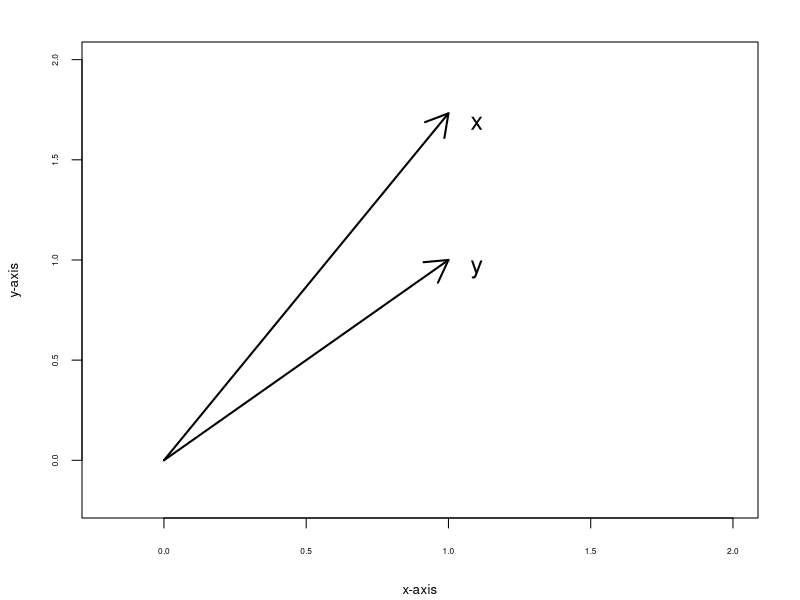
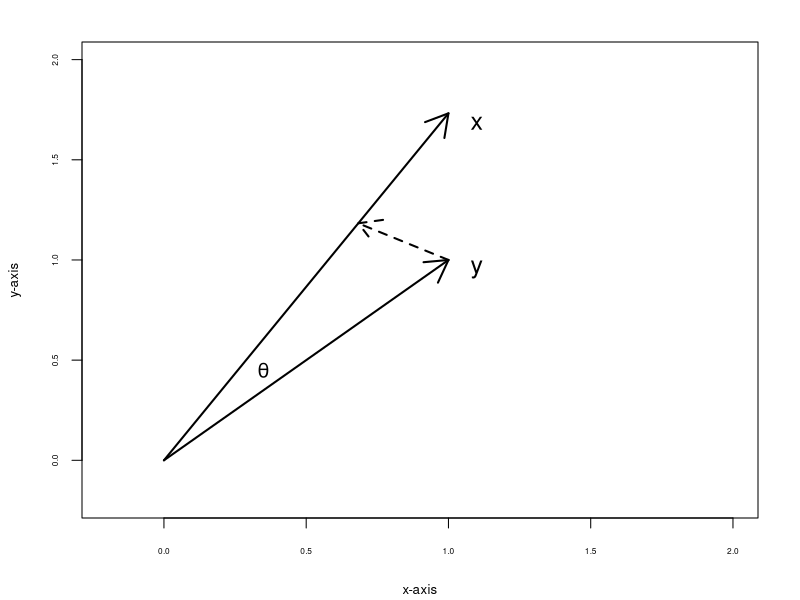
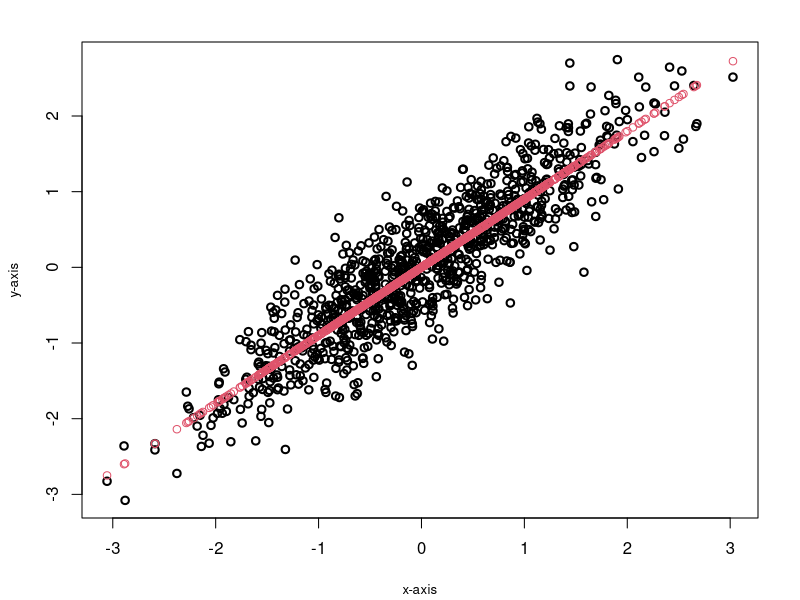
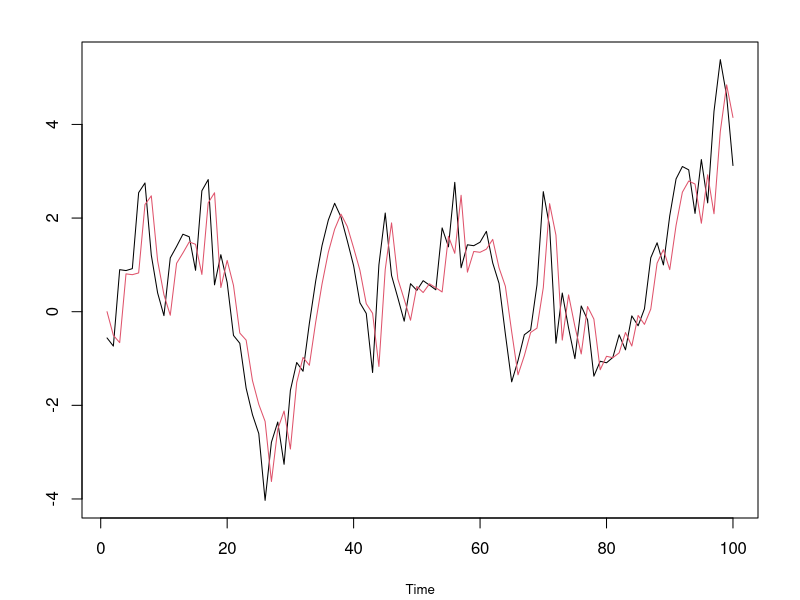
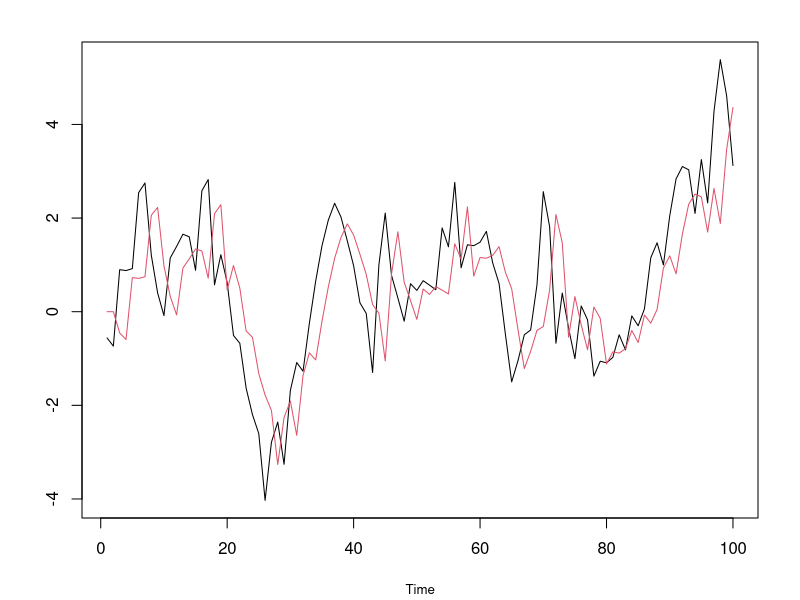
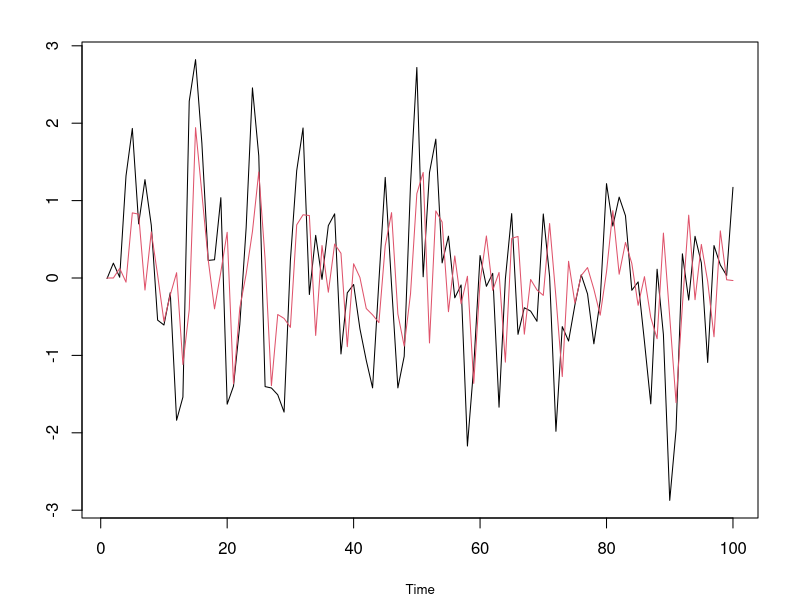
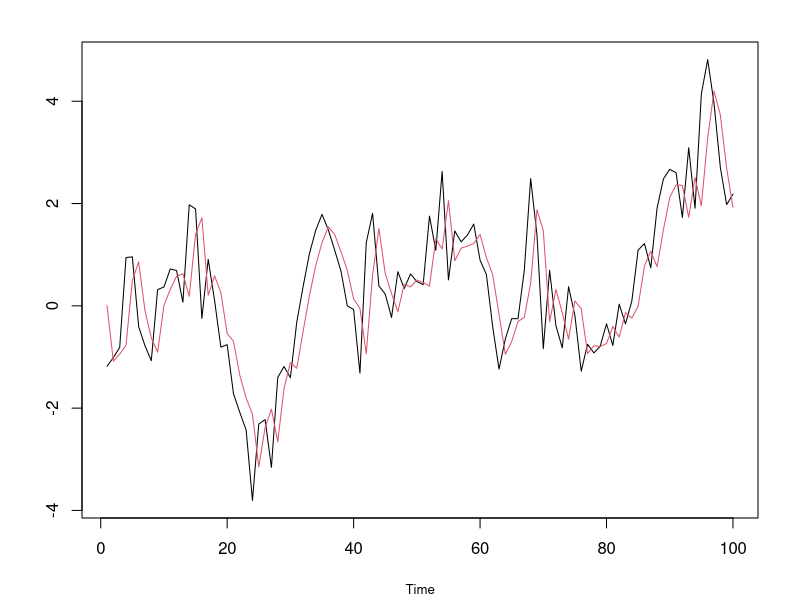
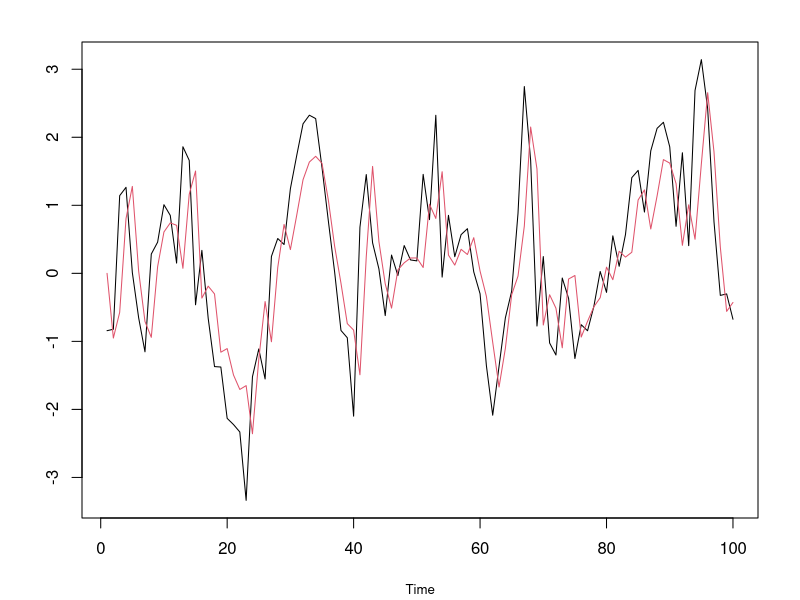

These figures' R source, in order:
## ---- chunk 1
knitr::opts_knit$set(root.dir = "Data")
## ---- chunk 2
x <- c(1,1)
y <- c(1,sqrt(3))
  
par(mar=c(4,4,2,2)+0.1,cex.lab=.8)
plot(NA,xlim=c(-.2,2),ylim=c(-.2,2),xlab="x-axis",ylab="y-axis",yaxt="n",xaxt="n")
axis(1,cex.axis=.5)
axis(2,cex.axis=.5)
x0 <- c(0,0,1,sqrt(3))
y0 <- c(0,0,1,1)
arrows(x0[1],x0[2],x0[3],x0[4],col=1,lwd=2)
arrows(y0[1],y0[2],y0[3],y0[4],col=1,lwd=2)
text(1.1,sqrt(3)-.05,"x",cex=1.5)
text(1.1,.95,"y",cex=1.5)
## ---- chunk 3
par(mar=c(4,4,2,2)+0.1,cex.lab=.8)
plot(NA, xlim=c(-.2,2), ylim=c(-.2,2),xlab="x-axis",ylab="y-axis",yaxt="n",xaxt="n")
axis(1,cex.axis=.5)
axis(2,cex.axis=.5)
x0 <- c(0,0,1,sqrt(3))
y0 <- c(0,0,1,1)
arrows(x0[1],x0[2],x0[3],x0[4],col=1,lwd=2)
arrows(y0[1],y0[2],y0[3],y0[4],col=1,lwd=2)
text(1.1,sqrt(3)-.05,"x",cex=1.5)
text(1.1,.95,"y",cex=1.5)
x <- c(1,sqrt(3))
y <- c(1,1)
dot <- sum(x*y)
proj <- (dot/sum(x^2))*x
z0 <- c(0,0,proj[1],proj[2])
#arrows(z0[1],z0[2],z0[3],z0[4],col=1,lwd=2)
w0 <- c(1,1,proj[1],proj[2])
arrows(w0[1],w0[2],w0[3],w0[4],lwd=2,lty=2)
text(.35,.45,expression(theta),cex=1.2,col=1)
## ---- chunk 4
rho <- .9
mat <- matrix(c(1,rho,0,sqrt(1-rho^2)),2,2)
z <- rnorm(2000)
x <- mat %*% matrix(z,2,1000)
plot(x=x[1,],y=x[2,],xlab="x-axis",ylab="y-axis",axes=TRUE,lwd=2)
proj <- rho*x[1,]
points(x=x[1,],y=proj,col=2)
## ---- chunk 5
print(var(proj-x[2,]))
print(1 - rho^2)
## ---- chunk 6
set.seed(123)
n <- 100
z <- rnorm(n)
x <- rep(0,n)
xhat <- rep(0,n)
phi <- .9
x0 <- 0
x[1] <- x0 + z[1]
for(t in 2:n) 
{
  x[t] <- phi*x[t-1] + z[t] 
  xhat[t] <- phi*x[t-1]
}
plot(ts(x),xlab="Time",ylab="")
lines(ts(xhat),col=2)
## ---- chunk 7
set.seed(123)
n <- 100
z <- rnorm(n)
x <- rep(0,n)
xhat <- rep(0,n)
phi <- .9
x0 <- 0
x[1] <- x0 + z[1]
x[2] <- phi*x[1] + z[2]
for(t in 3:n) 
{
  x[t] <- phi*x[t-1] + z[t] 
  xhat[t] <- phi^2*x[t-2]
}
plot(ts(x),xlab="Time",ylab="")
lines(ts(xhat),col=2)
## ---- chunk 8
set.seed(777)
n <- 100
z <- rnorm(n+1)		# Gaussian input
theta <- .8
x <- z[-1] + theta*z[-(n+1)]
xhat <- rep(0,n)
phi1 <- (1+theta^2)*theta/(1+theta^2+theta^4)
phi2 <- -theta^2/(1+theta^2+theta^4)
for(t in 3:n)
{
  xhat[t] <- phi1*x[t-1] + phi2*x[t-2]
}
plot(ts(x),xlab="Time",ylab="",main="")
lines(ts(xhat),col=2)
## ---- chunk 9
set.seed(123)
n <- 100
phi <- c(.7,.2)
sigma <- 1
Phi <- rbind(phi,c(1,0))
Sigma <- rbind(c(sigma^2,0),c(0,0))
Gam.0 <- solve(diag(4) - Phi %x% Phi,matrix(Sigma,ncol=1))
Gam.0 <- matrix(Gam.0,nrow=2)
Gam.half <- t(chol(Gam.0))
x0 <- Gam.half %*% rnorm(2)
z <- rnorm(n)
xvec <- matrix(0,nrow=2,ncol=n)
xhat <- rep(0,n)
xvec[,1] <- x0 
for(t in 2:n) 
{
  xvec[,t] <- Phi %*% xvec[,t-1] + c(z[t],0)
  xhat[t] <- sum(phi*xvec[,t-1])
}
plot(ts(xvec[1,]),xlab="Time",ylab="")
lines(ts(xhat),col=2)
## ---- chunk 10
set.seed(123)
n <- 100
phi <- c(.7,.2,-.2)
sigma <- 1
Phi <- rbind(phi,c(1,0,0),c(0,1,0))
Mod(eigen(Phi)$values)
Sigma <- rbind(c(sigma^2,0,0),c(0,0,0),c(0,0,0))
Gam.0 <- solve(diag(9) - Phi %x% Phi,matrix(Sigma,ncol=1))
Gam.0 <- matrix(Gam.0,nrow=3)
Gam.half <- t(chol(Gam.0))
x0 <- Gam.half %*% rnorm(3)
z <- rnorm(n)
xvec <- matrix(0,nrow=3,ncol=n)
xhat <- rep(0,n)
xvec[,1] <- x0 
for(t in 2:n) 
{
  xvec[,t] <- Phi %*% xvec[,t-1] + c(z[t],0,0)
  xhat[t] <- sum(phi*xvec[,t-1])
}
plot(ts(xvec[1,]),xlab="Time",ylab="")
lines(ts(xhat),col=2)
## ---- chunk 11
snr <- 1
phi <- .7
gamma <- snr*phi^{seq(0,20)}/(1-phi^2)
gamma[1] <- gamma[1] + 1
par(oma=c(2,0,0,0),mar=c(2,4,2,2)+0.1,mfrow=c(2,1),cex.lab=.8)
plot(ts(gamma),xlab="",ylab="Acf",yaxt="n",xaxt="n",type="h")
axis(1,cex.axis=.5)
axis(2,cex.axis=.5)

snr <- .1
phi <- .7
gamma <- snr*phi^{seq(0,20)}/(1-phi^2)
gamma[1] <- gamma[1] + 1
plot(ts(gamma),xlab="",ylab="Acf",yaxt="n",xaxt="n",type="h")
axis(1,cex.axis=.5)
axis(2,cex.axis=.5)
mtext(text="Time",side=1,line=1,outer=TRUE)
## ---- chunk 12
snr <- 1
w <- rnorm(100)
e <- rnorm(100,sd=sqrt(snr))
z <- rep(0,100)
phi <- .7
z0 <- rnorm(1,sd=sqrt(snr))/sqrt(1-phi^2)
z[1] <- phi*z0 + e[1]
for(t in 2:100) { z[t] <- phi*z[t-1] + e[t] }
x <- z + w
par(oma=c(2,0,0,0),mar=c(2,4,2,2)+0.1,mfrow=c(2,1),cex.lab=.8)
plot(ts(x),xlab="",ylab="",yaxt="n",xaxt="n")
axis(1,cex.axis=.5)
axis(2,cex.axis=.5)

snr <- .1
w <- rnorm(100)
e <- rnorm(100,sd=sqrt(snr))
z <- rep(0,100)
phi <- .7
z0 <- rnorm(1,sd=sqrt(snr))/sqrt(1-phi^2)
z[1] <- phi*z0 + e[1]
for(t in 2:100) { z[t] <- phi*z[t-1] + e[t] }
x <- z + w
plot(ts(x),xlab="",ylab="",yaxt="n",xaxt="n")
axis(1,cex.axis=.5)
axis(2,cex.axis=.5)
mtext(text="Time",side=1,line=1,outer=TRUE)
## ---- chunk 13
snr <- 1
w <- rnorm(100)
e <- rnorm(100,sd=sqrt(snr))
z <- rep(0,100)
phi <- .7
z0 <- rnorm(1,sd=sqrt(snr))/sqrt(1-phi^2)
z[1] <- phi*z0 + e[1]
for(t in 2:100) { z[t] <- phi*z[t-1] + e[t] }
x <- z + w
gamma <- snr*phi^{seq(0,99)}/(1-phi^2)
gamma[1] <- gamma[1] + 1
zhat <- x - solve(toeplitz(gamma),x)
par(oma=c(2,0,0,0),mar=c(2,4,2,2)+0.1,mfrow=c(2,1),cex.lab=.8)
plot(ts(x),xlab="",ylab="",col=gray(.8),lwd=2,yaxt="n",xaxt="n")
axis(1,cex.axis=.5)
axis(2,cex.axis=.5)
lines(ts(zhat),lty=2)
lines(ts(z),col=2)

snr <- .1
w <- rnorm(100)
e <- rnorm(100,sd=sqrt(snr))
z <- rep(0,100)
phi <- .7
z0 <- rnorm(1,sd=sqrt(snr))/sqrt(1-phi^2)
z[1] <- phi*z0 + e[1]
for(t in 2:100) { z[t] <- phi*z[t-1] + e[t] }
x <- z + w
gamma <- snr*phi^{seq(0,99)}/(1-phi^2)
gamma[1] <- gamma[1] + 1
zhat <- x - solve(toeplitz(gamma),x)
plot(ts(x),xlab="",ylab="",col=gray(.8),lwd=2,yaxt="n",xaxt="n")
axis(1,cex.axis=.5)
axis(2,cex.axis=.5)
lines(ts(zhat),lty=2)
lines(ts(z),col=2)
mtext(text="Time",side=1,line=1,outer=TRUE)
## ---- chunk 14
phi <- .9
e <- rnorm(100,sd=1)
x <- rep(0,100)
x0 <- rnorm(1,sd=1)/sqrt(1-phi^2)
x[1] <- phi*x0 + e[1]
for(t in 2:100) { x[t] <- phi*x[t-1] + e[t] }
x.val <- x[50]
x[50] <- NA
xhat <- (phi/(1+phi^2))*(x[49]+x[51])
plot(ts(x),ylab="")
points(ts(c(rep(NA,49),xhat,rep(NA,50))),col=2,pch=19)
points(ts(c(rep(NA,49),x.val,rep(NA,50))),col=3,pch=22)
